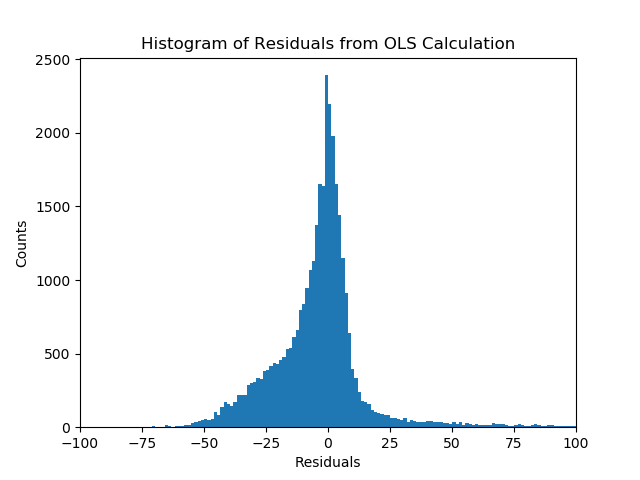

Write the Python code that produced this figure.
#!/usr/bin/env python3
import sys
import os
import pandas as pd
import numpy as np
import matplotlib.pyplot as plt
import statsmodels.api as sm
import statsmodels.formula.api as smf

# Usage:./Lin_reg.py <orig_ctab_file>
# ./residuals.py ~/qbb2018-answers/day5-lunch/H3K4me1.tab ~/qbb2018-answers/day5-lunch/H3K4me3.tab ~/qbb2018-answers/day5-lunch/H3K9ac.tab ~/qbb2018-answers/day5-lunch/H3K27ac.tab ~/qbb2018-answers/day5-lunch/H3K27me3.tab ~/data/results/stringtie/SRR072893/t_data.ctab 

#Perform ordinary linear regression for all of the four marks to determine how predictive each is of gene expression
# X = [] avg histone means
# Y = [] fpkms from ctab_file

# threshold = int(sys.argv[1])
# ctab_variable = len(sys.argv)
# d_fpkm = {}
#
# for i in range(1,(ctab_variable)):
histone_mean = {}
histone_1 = sys.argv[1].split(os.sep)[-1]
mean1 = pd.read_csv(sys.argv[1], sep = "\t", index_col=0).iloc[:, 4]

histone_2 = sys.argv[2].split(os.sep)[-1]
mean2 = pd.read_csv(sys.argv[2], sep = "\t", index_col=0).iloc[:, 4]

histone_3 = sys.argv[3].split(os.sep)[-1]
mean3 = pd.read_csv(sys.argv[3], sep = "\t", index_col=0).iloc[:, 4]

histone_4 = sys.argv[4].split(os.sep)[-1]
mean4 = pd.read_csv(sys.argv[4], sep = "\t", index_col=0).iloc[:, 4]

histone_5 = sys.argv[5].split(os.sep)[-1]
mean5 = pd.read_csv(sys.argv[5], sep = "\t", index_col=0).iloc[:, 4]

fpkms = sys.argv[6].split(os.sep)[-1]
fpkm_transcript = pd.read_csv(sys.argv[6], sep = "\t", index_col="t_name").loc[:, "FPKM"]


histone_mean = {histone_1: mean1, histone_2: mean2, histone_3: mean3, histone_4: mean4, histone_5: mean5, fpkms: fpkm_transcript}
histone_mean_df = pd.DataFrame(histone_mean)
#print(histone_mean_df)
histone_mean_df = histone_mean_df.dropna()

y = histone_mean_df.loc[:,fpkms]
x = histone_mean_df.loc[:,[histone_1,histone_2,histone_3,histone_4,histone_5,]]
model = sm.OLS(y, x)
x = sm.add_constant(x)

results = model.fit()
results2 = results.resid

print(results2)


fig, ax = plt.subplots()
ax.hist(results2, bins=5000)
ax.set_title("Histogram of Residuals from OLS Calculation")
ax.set_xlabel("Residuals")
ax.set_ylabel("Counts")
ax.set_xlim(left=-100, right=100)
fig.savefig("residuals.png")
plt.close(fig)


# #result2 = sm.OLS(df['y'], sm.add_constant(df[['x1', 'x2']])).fit()
# df['yhat2'] = result2.fittedvalues
# df['resid2'] = result2.resid
#print(results.summary())

# fig, ax= plt.subplots()
# ax.set_title("")
# im = ax.pcolor(spearman_corr)
# fig.colorbar(im, ax=ax)
# ax.set_xlabel("")
# ax.set_ylabel("")
# fig.savefig('.png')
# plt.close()



